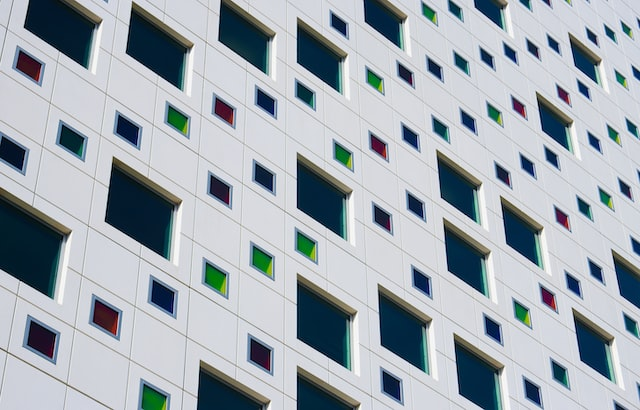
#> input picture 02TareasDeAltoNivel/DetectoresOpenCV/img/corners.jpg, 640 x 410 px
$ python corner_subpixels.py
#> lines starting #> are read from the running program, lines starting #| are printed output that depends on the picture; after the words box and inside, x2 and y2 are one past the last pixel; in counts of white or black regions, pixels touching at a corner belong together; long printed decimals are rounded
# Source: https://docs.opencv.org/4.x/dd/d92/tutorial_corner_subpixels.html
# 30/10/2022
import argparse
import cv2 as cv
import numpy as np
import random as rng

source_window = 'Image'
maxTrackbar = 25
rng.seed(12345)


def goodFeaturesToTrack_Demo(val):
    maxCorners = max(val, 1)
    # Parameters for Shi-Tomasi algorithm
    qualityLevel = 0.01
    minDistance = 10
    blockSize = 3
    gradientSize = 3
    useHarrisDetector = False
    k = 0.04

    # Copy the source image
    copy = np.copy(src)

    # Apply corner detection
    corners = cv.goodFeaturesToTrack(
        src_gray,
        maxCorners,
        qualityLevel,
        minDistance,
        None,
        blockSize=blockSize,
        gradientSize=gradientSize,
        useHarrisDetector=useHarrisDetector,
        k=k
    )

    # Draw corners detected
    print('** Numbers of corners detected: ', corners.shape[0])
    radius = 4
    for i in range(corners.shape[0]):
        cv.circle(copy, (int(corners[i, 0, 0]), int(corners[i, 0, 1])), radius, (rng.randint(
            0, 256), rng.randint(0, 256), rng.randint(0, 256)), cv.FILLED)

    # Show what you got
    cv.namedWindow(source_window)
    cv.imshow(source_window, copy)

    # Set the needed parameters to find the refined corners
    winSize = (5, 5)
    zeroZone = (-1, -1)
    criteria = (cv.TERM_CRITERIA_EPS + cv.TermCriteria_COUNT, 40, 0.001)

    # Calculate the refined corner locations
    corners = cv.cornerSubPix(src_gray, corners, winSize, zeroZone, criteria)

    # Write them down
    for i in range(corners.shape[0]):
        print(" -- Refined Corner [", i, "] (",
              corners[i, 0, 0], ",", corners[i, 0, 1], ")")


# Load source image and convert it to gray
parser = argparse.ArgumentParser(
    description='Code for Shi-Tomasi corner detector tutorial.')
parser.add_argument('--input', help='Path to input image.',
                    default='img/corners.jpg')
args = parser.parse_args()
src = cv.imread(cv.samples.findFile(args.input))
#> src is the input picture: shape (410, 640, 3); mean B, G, R 178.3, 171.2, 162.8
if src is None:
    print('Could not open or find the image:', args.input)
    exit(0)
src_gray = cv.cvtColor(src, cv.COLOR_BGR2GRAY)
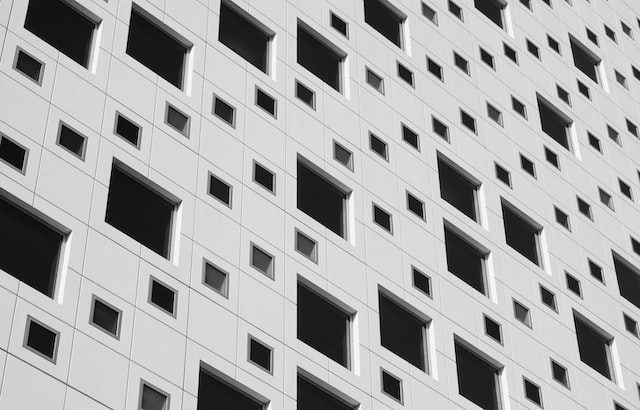
#> src_gray: shape (410, 640); min 0, max 255, mean 169.5
# Create a window and a trackbar
cv.namedWindow(source_window)
maxCorners = 10  # initial threshold
cv.createTrackbar('Threshold: ', source_window, maxCorners,
                  maxTrackbar, goodFeaturesToTrack_Demo)
cv.imshow(source_window, src)
goodFeaturesToTrack_Demo(maxCorners)
#> in goodFeaturesToTrack_Demo, `corners = cv.goodFeaturesToTrack( src_gray, maxCorners, qualityLevel, ..`: corners = [[113, 157], [595, 66], [537, 234], [24, 27], [87, 68], [608, 345], [171, 312], [638, 19], [211, 175], [105, 221]]
#| ** Numbers of corners detected:  10
#> after the loop in goodFeaturesToTrack_Demo, `for i in range(corners.shape[0]):`:
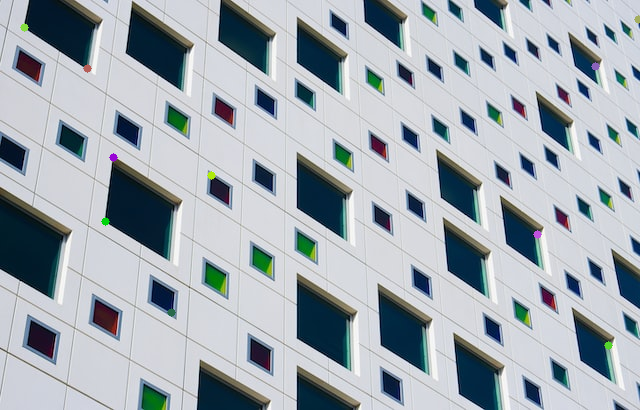
#> copy: shape (410, 640, 3); 0.18% of pixels changed, all inside (x1, y1, x2, y2) = (20, 15, 640, 350)
#> in goodFeaturesToTrack_Demo, `criteria = (cv.TERM_CRITERIA_EPS + cv.TermCriteria_COUNT, 40, 0.001)`: criteria = (3, 40, 0.001)
#> in goodFeaturesToTrack_Demo, `corners = cv.cornerSubPix(src_gray, corners, winSize, zeroZone, criter..`: corners = [[112.5, 155.5], [595, 66.75], [535.9, 235.8], [22.99, 26.79], [87.4, 69.33], [606.8, 346.7], [171, 312], [636.6, 18.55], [208.8, 171.5], [103.9, 220.7]]
#> the loop in goodFeaturesToTrack_Demo, `for i in range(corners.shape[0]):` made 10 passes
#|  -- Refined Corner [ 0 ] ( 112.535 , 155.466 )
#|  -- Refined Corner [ 1 ] ( 594.998 , 66.746 )
#|  -- Refined Corner [ 2 ] ( 535.8902 , 235.831 )
#|  -- Refined Corner [ 3 ] ( 22.987 , 26.7873 )
#|  -- Refined Corner [ 4 ] ( 87.400 , 69.335 )
#|  -- Refined Corner [ 5 ] ( 606.8087 , 346.6813 )
#|  -- Refined Corner [ 6 ] ( 171.0 , 312.0 )
#|  -- Refined Corner [ 7 ] ( 636.6096 , 18.546 )
#> (further printed lines are left out)

cv.waitKey(0)
